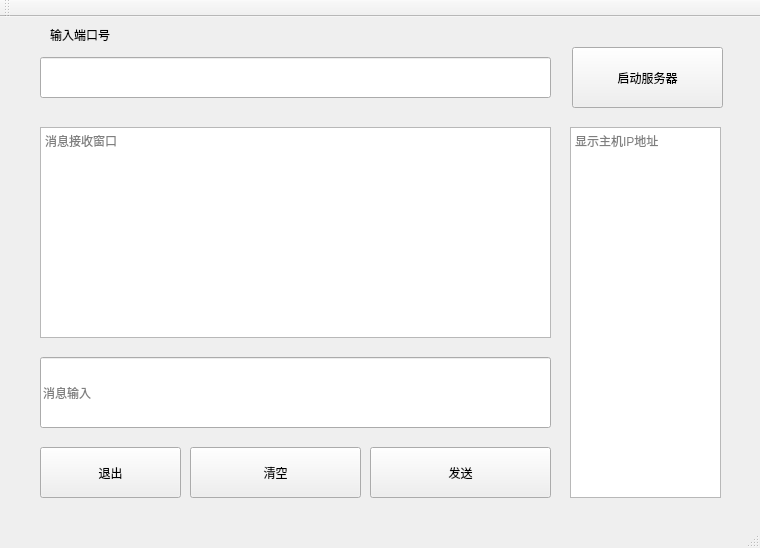
<?xml version="1.0" encoding="UTF-8"?>
<ui version="4.0">
 <class>MainWindow</class>
 <widget class="QMainWindow" name="MainWindow">
  <property name="geometry">
   <rect>
    <x>0</x>
    <y>0</y>
    <width>760</width>
    <height>548</height>
   </rect>
  </property>
  <property name="windowTitle">
   <string>MainWindow</string>
  </property>
  <widget class="QWidget" name="centralWidget">
   <widget class="QTextBrowser" name="message_message_output">
    <property name="geometry">
     <rect>
      <x>40</x>
      <y>110</y>
      <width>511</width>
      <height>211</height>
     </rect>
    </property>
    <property name="placeholderText">
     <string>消息接收窗口</string>
    </property>
   </widget>
   <widget class="QLineEdit" name="message_input">
    <property name="geometry">
     <rect>
      <x>40</x>
      <y>340</y>
      <width>511</width>
      <height>71</height>
     </rect>
    </property>
    <property name="text">
     <string/>
    </property>
    <property name="placeholderText">
     <string>消息输入</string>
    </property>
   </widget>
   <widget class="QLineEdit" name="port_lineEdit">
    <property name="geometry">
     <rect>
      <x>40</x>
      <y>40</y>
      <width>511</width>
      <height>41</height>
     </rect>
    </property>
   </widget>
   <widget class="QPushButton" name="clear_Btn">
    <property name="geometry">
     <rect>
      <x>190</x>
      <y>430</y>
      <width>171</width>
      <height>51</height>
     </rect>
    </property>
    <property name="text">
     <string>清空</string>
    </property>
   </widget>
   <widget class="QPushButton" name="send_Btn">
    <property name="geometry">
     <rect>
      <x>370</x>
      <y>430</y>
      <width>181</width>
      <height>51</height>
     </rect>
    </property>
    <property name="text">
     <string>发送</string>
    </property>
   </widget>
   <widget class="QTextBrowser" name="IP_textBrowser">
    <property name="geometry">
     <rect>
      <x>570</x>
      <y>110</y>
      <width>151</width>
      <height>371</height>
     </rect>
    </property>
    <property name="placeholderText">
     <string>显示主机IP地址</string>
    </property>
   </widget>
   <widget class="QPushButton" name="start_Btn">
    <property name="geometry">
     <rect>
      <x>572</x>
      <y>30</y>
      <width>151</width>
      <height>61</height>
     </rect>
    </property>
    <property name="text">
     <string>启动服务器</string>
    </property>
   </widget>
   <widget class="QLabel" name="port_label">
    <property name="geometry">
     <rect>
      <x>50</x>
      <y>10</y>
      <width>72</width>
      <height>15</height>
     </rect>
    </property>
    <property name="text">
     <string>输入端口号</string>
    </property>
   </widget>
   <widget class="QPushButton" name="pushButton">
    <property name="geometry">
     <rect>
      <x>40</x>
      <y>430</y>
      <width>141</width>
      <height>51</height>
     </rect>
    </property>
    <property name="text">
     <string>退出</string>
    </property>
   </widget>
  </widget>
  <widget class="QMenuBar" name="menuBar">
   <property name="geometry">
    <rect>
     <x>0</x>
     <y>0</y>
     <width>760</width>
     <height>26</height>
    </rect>
   </property>
  </widget>
  <widget class="QToolBar" name="mainToolBar">
   <attribute name="toolBarArea">
    <enum>TopToolBarArea</enum>
   </attribute>
   <attribute name="toolBarBreak">
    <bool>false</bool>
   </attribute>
  </widget>
  <widget class="QStatusBar" name="statusBar"/>
 </widget>
 <layoutdefault spacing="6" margin="11"/>
 <resources/>
 <connections/>
</ui>
